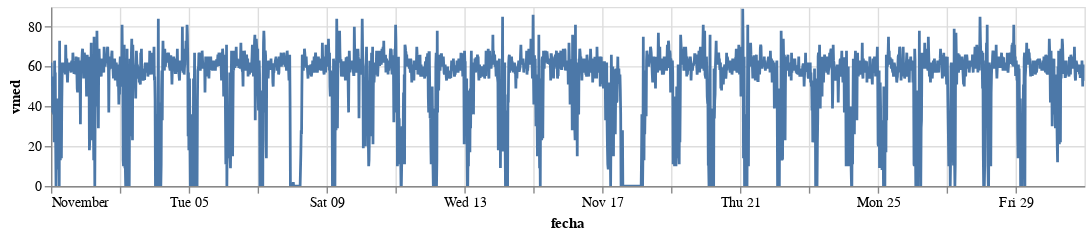

Here is the notebook cell this chart was saved with:
### Code cell
#Grafico de Velocidad Media
alt.Chart(data, width=750, height=130)\
.mark_line()\
.encode(x='fecha:T', y='vmed:Q')\
.interactive(bind_y=False)

### Figure 1 — Vega-Lite specification as saved in the notebook (floating-point values rounded to 4 significant figures; data arrays with more than 128 entries replaced by an {"elided": "..."} marker saying what was removed)
{"config": {"view": {"continuousWidth": 300, "continuousHeight": 300}}, "data": {"name": "data-a9b3a490dfe41ba80e3ad7974c9913fd"}, "mark": {"type": "line"}, "encoding": {"x": {"field": "fecha", "type": "temporal"}, "y": {"field": "vmed", "type": "quantitative"}}, "height": 130, "params": [{"name": "param_11", "select": {"type": "interval", "encodings": ["x"]}, "bind": "scales"}], "width": 750, "$schema": "https://vega.github.io/schema/vega-lite/v5.16.3.json", "datasets": {"data-a9b3a490dfe41ba80e3ad7974c9913fd": {"elided": "2880 records"}}}
